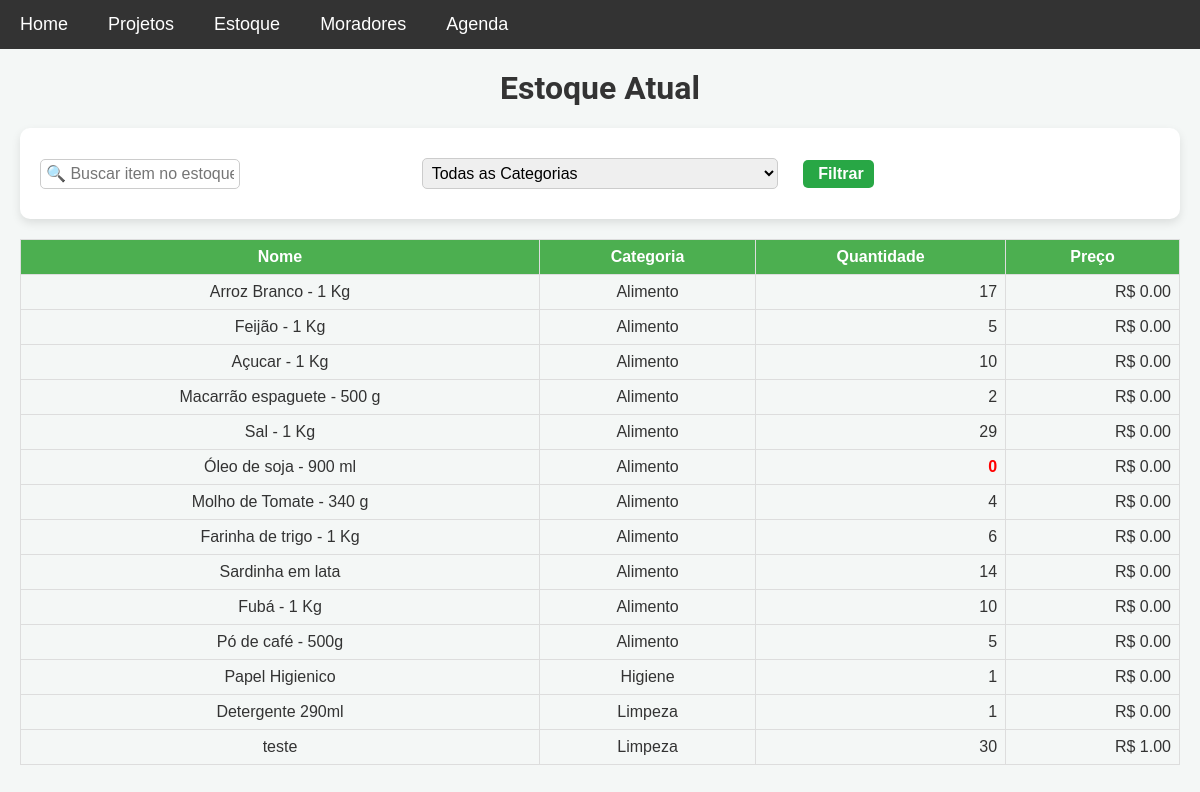
The page /estoque on the database its author committed.
### models.py (models this page shows)
class Item(db.Model):
    __table_args__ = {'extend_existing': True}  # Estende a tabela existente ao invés de tentar recriá-la
    id = db.Column(db.Integer, primary_key=True)
    nome = db.Column(db.String(100), nullable=False)
    descricao = db.Column(db.Text, nullable=False)
    categoria = db.Column(db.String(50), nullable=False)
    quantidade = db.Column(db.Integer, nullable=False, default=0)
    preco = db.Column(db.Float, nullable=False)

### app.py (the view)
@app.route('/estoque')
def estoque_atual():
    busca = request.args.get('busca', '')  # Termo de busca, se houver
    categoria = request.args.get('categoria', '')  # Categoria selecionada, se houver
    itens = Item.query.all()
    if busca:
        busca_sem_acentos = remover_acentos(busca).lower()
        itens = [
            item for item in itens
            if busca_sem_acentos in remover_acentos(item.nome).lower()
        ]
    if categoria and categoria != 'todas':
        itens = [item for item in itens if item.categoria == categoria]
    categorias = list(set([item.categoria for item in Item.query.all()]))
    return render_template('estoque_atual.html', itens=itens, categorias=categorias)

### templates/estoque_atual.html (shortened to what this page needs)
{% extends 'base.html' %}
{% block content %}
<h1>Estoque Atual</h1>
<form id="search-form" method="GET" action="/estoque" class="search-form">
    <div class="form-group">
        <input type="text" name="busca" id="search" placeholder="🔍 Buscar item no estoque..." value="{{ request.args.get('busca', '') }}" >
    </div>
    <div class="form-group">
        <select name="categoria" id="categoria">
            <option value="todas">Todas as Categorias</option>
        </select>
    </div>
    <div class="form-group">
        <button type="submit"> Filtrar</button>
    </div>
</form>
{% if itens %}
<table class="estoque-table" id="estoqueTable" data-sort-direction="asc">
    <thead>
        <tr>
            <th>Nome </th>
            <th>Categoria </th>
            <th>Quantidade </th>
            <th>Preço </th>
        </tr>
    </thead>
    <tbody>
        {% for item in itens %}
        <tr>
            <td>{{ item.nome }}</td>
            <td>{{ item.categoria }}</td>
            <td class="{{ 'alerta' if item.quantidade <= 0 else '' }}">{{ item.quantidade }}</td>
            <td>R$ {{ '%.2f' | format(item.preco) }}</td>
        </tr>
        {% endfor %}
    </tbody>
</table>
{% else %}
    <p class="mensagens danger">Nenhum item encontrado.</p>
{% endif %}
{% endblock %}

### static/css/style.css (style rules this page uses)
body { font-family: 'Roboto', sans-serif; background-color: #f4f7f6; margin: 0; padding: 0; color: #333; }
h1, h3 { text-align: center; margin-top: 0; }
form { background-color: white; padding: 20px; border-radius: 10px; box-shadow: 0 4px 10px rgba(0, 0, 0, 0.1); margin-bottom: 20px; }
input[type="text"], input[type="date"], textarea, select { width: 100%; padding: 10px; margin: 10px 0; border: 1px solid #ccc; border-radius: 5px; font-size: 16px; box-sizing: border-box; }
form input[type="text"], form input[type="date"] { max-width: 200px; display: inline-block; margin-right: 10px; }
button, .btn { display: inline-block; padding: 10px 20px; background-color: #28a745; color: white; border: none; border-radius: 5px; font-size: 16px; font-weight: bold; cursor: pointer; transition: background-color 0.3s ease, color 0.3s ease; }
.estoque-table, .moradores-table { width: 100%; border-collapse: collapse; margin-top: 20px; font-family: Arial, sans-serif; }
.estoque-table th, .estoque-table td, .moradores-table th, .moradores-table td { border: 1px solid #ddd; padding: 8px; text-align: center; }
.estoque-table th, .moradores-table th { background-color: #4CAF50; color: white; font-weight: bold; }
.estoque-table td:nth-child(3), .estoque-table td:nth-child(4) { text-align: right; }
.estoque-table td.alerta { color: red; font-weight: bold; }
@media (max-width: 1600px) { #search-form { display: flex; align-items: center; gap: 5px; } }
@media (max-width: 1600px) { #search-form .form-group { display: flex; align-items: center; } }
@media (max-width: 1600px) { #search-form input[type="text"] { padding: 5px; width: 100%; flex-grow: 1; } }
@media (max-width: 1600px) { #search-form select { padding: 5px; min-width: 150px; } }
@media (max-width: 1600px) { #search-form button { padding: 5px 10px; cursor: pointer; display: flex; align-items: center; gap: 5px; } }
.form-group { flex: 1; margin-right: 20px; }
.form-group:last-child { margin-right: 0; }
.form-group { flex: 1; }

### rows shown on the page
Item: nome "Arroz Branco - 1 Kg", categoria "Alimento", quantidade "17", preco "0.00"
Item: nome "Feijão - 1 Kg", categoria "Alimento", quantidade "5", preco "0.00"
Item: nome "Açucar - 1 Kg", categoria "Alimento", quantidade "10", preco "0.00"
Item: nome "Macarrão espaguete - 500 g", categoria "Alimento", quantidade "2", preco "0.00"
Item: nome "Sal - 1 Kg", categoria "Alimento", quantidade "29", preco "0.00"
Item: nome "Óleo de soja - 900 ml", categoria "Alimento", quantidade "0", preco "0.00"
Item: nome "Molho de Tomate - 340 g", categoria "Alimento", quantidade "4", preco "0.00"
Item: nome "Farinha de trigo - 1 Kg", categoria "Alimento", quantidade "6", preco "0.00"
Item: nome "Sardinha em lata", categoria "Alimento", quantidade "14", preco "0.00"
Item: nome "Fubá - 1 Kg", categoria "Alimento", quantidade "10", preco "0.00"
Item: nome "Pó de café - 500g", categoria "Alimento", quantidade "5", preco "0.00"
Item: nome "Papel Higienico", categoria "Higiene", quantidade "1", preco "0.00"
Item: nome "Detergente 290ml", categoria "Limpeza", quantidade "1", preco "0.00"
Item: nome "teste", categoria "Limpeza", quantidade "30", preco "1.00"
